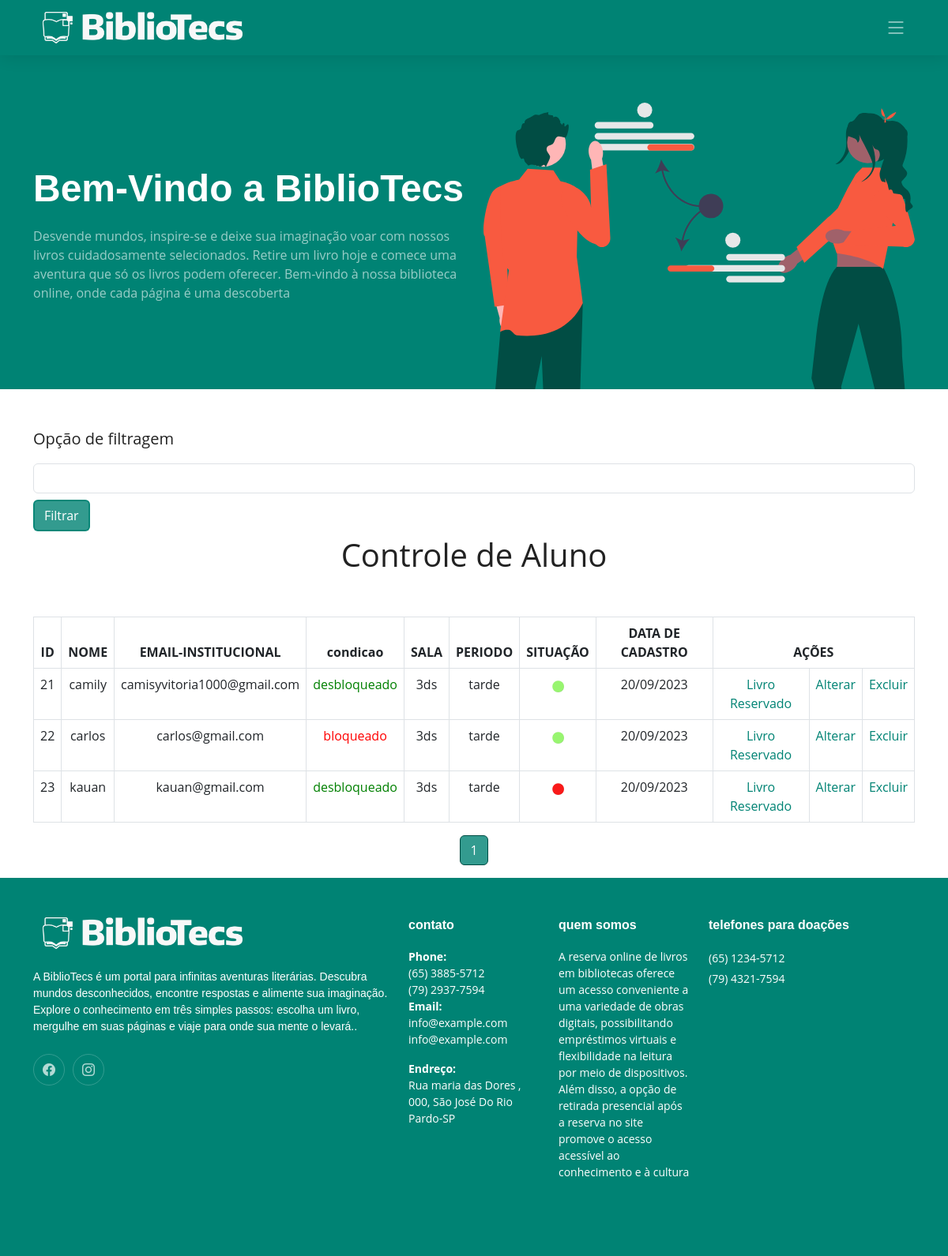
The page /administrador/controleDeAluno.php (signed in) on the database its author committed.
### tables this page shows
CREATE TABLE `tbl_aluno` (
  `id` int NOT NULL,
  `nome` varchar(40) NOT NULL,
  `email` varchar(40) NOT NULL,
  `senha` varchar(200) NOT NULL,
  `periodo` varchar(30) NOT NULL,
  `sala` varchar(30) NOT NULL,
  `dataCadastro` date DEFAULT NULL,
  `recuperar_senha` varchar(300) DEFAULT NULL,
  `situacao` int NOT NULL,
  `condicao` varchar(30) NOT NULL
);

### administrador/controleDeAluno.php (the view, shortened to what this page needs)
<?php
    require_once "include/header.php";
?>
</head>
<body>
<?php
    require_once "../restrito.php";
    require_once "include/navbar.php";
    require_once "include/hero.php";
?>
<div class="container mt-4">
    <form method="get">
        <p class="fs-5 mt-5">Opção de filtragem</p>
        <select class="form-control" name="filtro" id="filtro">
        </select>
        <button id="botao" type="submit" class="btn btn-primary mt-2 botao-filtrar">Filtrar</button>
    </form>
</div>
<p class="fs-1 text-center">Controle de Aluno</p>
    <div class="container mt-5">
        <table class="table table-bordered text-center">
            <thead>
                <tr class="bg-light">
                    <th scope="col">ID</th>
                    <th scope="col">NOME</th>
                    <th scope="col">EMAIL-INSTITUCIONAL</th>
                    <th scope="col">condicao</th>
                    <th scope="col">SALA</th>
                    <th scope="col">PERIODO</th>
                    <th scope="col">SITUAÇÃO</th>
                    <th scope="col">DATA DE CADASTRO</th>
                    <th colspan="3" scope="col">AÇÕES</th>
                </tr>
            </thead>
            <tbody>
                <?php
            try {
                $filtro = isset($_GET['filtro']) ? $_GET['filtro'] : "opcao0";
                $consultaSQL = "SELECT * FROM tbl_aluno";
                $consulta = $conn->prepare($consultaSQL);
                $consulta->execute();
                $totalAlunos = $consulta->rowCount();
                $alunosPorPagina = 10;
                $totalPaginas = ceil($totalAlunos / $alunosPorPagina);
                $paginaAtual = isset($_GET['pagina']) ? max(1, $_GET['pagina']) : 1;
                $indiceInicial = ($paginaAtual - 1) * $alunosPorPagina;
                $consultaSQL .= " LIMIT $indiceInicial, $alunosPorPagina;";
                $consulta = $conn->prepare($consultaSQL);
                $consulta->execute();
                while($row = $consulta->fetch(PDO::FETCH_ASSOC)){
                  ?>
                    <tr>
                        <td><?php echo $row["id"]; ?></td>
                        <td><?php echo $row["nome"]; ?></td>
                        <td><?php echo $row["email"]; ?></td>
                        <td style="color: <?php echo $row["condicao"] === 'bloqueado' ? 'red' : 'green'; ?>">
                            <?php echo $row["condicao"]; ?>
                        </td>
                        <td><?php echo $row["sala"]; ?></td>
                        <td><?php echo $row["periodo"]; ?></td>
                        <td>
                            <?php if ($row["situacao"] == 1): ?>
                                <center><img src="imagensDeFundo/ativado.jpg" height="15" width="15" title="Ativado"></center>
                            <?php else: ?>
                                <center><img src="imagensDeFundo/desativado.jpg" height="15" width="15" title="Desativado"></center>
                            <?php endif; ?>
                        </td>
                        <td><?php echo date('d/m/Y', strtotime($row['dataCadastro'])); ?></td>
                        <td>
                            <a href="retiradopeloAluno.php?id=<?php echo $row["id"]; ?>">Livro Reservado</a>
                        </td>
                        <td>
                            <a href="alterarAluno.php?al=<?php echo $row["id"]; ?>">Alterar</a>
                        </td>
                        <td>
                            <a href="controleDeAluno.php?ex=<?php echo $row["id"]; ?>">Excluir</a>
                        </td>
                    </tr>
                <?php
     }
     }catch(PDOException $erro){
       echo $erro->getMessage();
     }
  ?>
            </tbody>
        </table>
        <nav aria-label="Page navigation example">
            <ul class="pagination justify-content-center custom-pagination">
                <?php
            $groupSize = 5;
            $startPage = 1;
            for ($i = $startPage; $i <= min($startPage + $groupSize - 1, $totalPaginas); $i++) {
                $activeClass = $i == $paginaAtual ? 'active' : '';
                echo '<li class="page-item ' . $activeClass . '"><a class="page-link" href="?pagina=' . $i . '&filtro=' . $filtro . '">' . $i . '</a></li>';
            }
            ?>
            </ul>
        </nav>
    </div>
    <?php
        require_once "include/footer.php";
?>
</body>
</html>

### administrador/include/header.php (shortened to what this page needs)
<!DOCTYPE html>
<html lang="pt-br">
<head>
    <link href="../bootstrap/bootstrapCSS/bootstrap.min.css" rel="stylesheet">
    <link href="../assets/vendor/bootstrap/css/bootstrap.min.css" rel="stylesheet">
    <link href="../assets/vendor/bootstrap-icons/bootstrap-icons.css" rel="stylesheet">
    <link href="../assets/vendor/aos/aos.css" rel="stylesheet">
    <link href="../assets/vendor/glightbox/css/glightbox.min.css" rel="stylesheet">
    <link href="../assets/vendor/swiper/swiper-bundle.min.css" rel="stylesheet">
    <link href="css/main.css" rel="stylesheet">
    <link href="css/botao.css" rel="stylesheet">
    <link rel="stylesheet" href="css/botao.css">
    <link rel="stylesheet" href="css/swalFire.css">

### restrito.php (shortened to what this page needs)
<!DOCTYPE html>
<html lang="en">
<head>
</head>
<body>
</body>
</html>

### administrador/include/navbar.php (shortened to what this page needs)
<header id="header" class="header d-flex align-items-center">
    <div class="container-fluid container-xl d-flex align-items-center justify-content-between">
        <div class="container">
            <div class="row">
                <div class="col-12">
                    <a href="controleDeAluno.php" class="logo d-flex align-items-center">
                        <img src="../assets/img/logoPNG.png" alt="Bibliotecs Logo" class="img-fluid">
                    </a>
                </div>
            </div>
        </div>
        <i class="mobile-nav-toggle mobile-nav-show bi bi-list"></i>
    </div>
</header>

### administrador/include/hero.php (shortened to what this page needs)
<section id="hero" class="hero">
        <div class="container position-relative">
            <div class="row gy-5" data-aos="fade-in">
                <div
                    class="col-lg-6 order-2 order-lg-1 d-flex flex-column justify-content-center text-center text-lg-start">
                    <h2>Bem-Vindo a <span>BiblioTecs</span></h2>
                    <p>Desvende mundos, inspire-se e deixe sua imaginação voar com nossos livros cuidadosamente
                        selecionados. Retire um livro hoje e comece uma aventura que só os livros podem oferecer.
                        Bem-vindo à nossa biblioteca online, onde cada página é uma descoberta</p>
                </div>
                <div class="col-lg-6 order-1 order-lg-2">
                    <img src="imagensDeFundo/hero-img.svg" class="img-fluid" alt="" data-aos="zoom-out"
                        data-aos-delay="100">
                </div>
            </div>
        </div>
    </section>

### administrador/include/footer.php (shortened to what this page needs)
<footer id="footer" class="footer">
    <div class="container">
        <div class="row gy-4">
            <div class="col-lg-5 col-md-12 footer-info">
                <div class="container">
                    <div class="row">
                        <div class="col-12">
                            <a href="controleDeAluno.php" class="logo d-flex align-items-center">
                                <img src="../assets/img/logoPNG.png" alt="Bibliotecs Logo" class="img-fluid">
                            </a>
                        </div>
                    </div>
                </div>
                <p>A BiblioTecs é um portal para infinitas aventuras literárias. Descubra mundos desconhecidos,
                    encontre respostas e alimente sua imaginação. Explore o conhecimento em três simples passos:
                    escolha um livro, mergulhe em suas páginas e viaje para onde sua mente o levará..</p>
                <div class="social-links d-flex mt-4">
                    <a href="#" class="facebook"><i class="bi bi-facebook"></i></a>
                    <a href="#" class="instagram"><i class="bi bi-instagram"></i></a>
                </div>
            </div>
            <div class="col-lg-2 col-6 footer-links">
                <h4>contato</h4>
                <ul>
                    <p>
                        <strong>Phone:</strong>
                        <br> (65) 3885-5712<br>
                        (79) 2937-7594<br>
                        <strong>Email:</strong>
                        <br>info@example.com<br>
                        info@example.com<br>
                    </p>
                    <strong>Endreço:</strong>
                    <br>Rua maria das Dores , 000, São José Do Rio Pardo-SP<br>
            </div>
            <div class="col-lg-2 col-6 footer-links">
                <h4>quem somos</h4>
                <p>A reserva online de livros em bibliotecas oferece um acesso conveniente a uma variedade de obras
                    digitais, possibilitando empréstimos virtuais e flexibilidade na leitura por meio de
                    dispositivos. Além disso, a opção de retirada presencial após a reserva no site promove o acesso
                    acessível ao conhecimento e à cultura</p>
            </div>
            <div class="col-lg-3 col-md-12 footer-contact text-center text-md-start">
                <h4>telefones para doações</h4>
                <p>
                    (65) 1234-5712<br>
                    (79) 4321-7594<br>
                </p>
            </div>
        </div>
    </div>
</footer>

### administrador/css/main.css (style rules this page uses)
:root { --font-default: "Open Sans", system-ui, -apple-system, "Segoe UI", Roboto, "Helvetica Neue", Arial, "Noto Sans", "Liberation Sans", sans-serif, "Apple Color Emoji", "Segoe UI Emoji", "Segoe UI Symbol", "Noto Color Emoji"; --font-primary: "Montserrat", sans-serif; --font-secondary: "Poppins", sans-serif; }
:root { --color-default: #222222; --color-primary: #008374; --color-secondary: #f85a40; }
:root { scroll-behavior: smooth; }
body { font-family: var(--font-default); color: var(--color-default); }
a { color: var(--color-primary); text-decoration: none; }
h1, h2, h3, h4, h5, h6 { font-family: var(--font-primary); }
section { padding: 60px 0; overflow: hidden; }
.header { transition: all 0.5s; z-index: 997; height: 90px; background-color: var(--color-primary); }
.header.sticked { position: fixed; top: 0; right: 0; left: 0; height: 70px; box-shadow: 0px 2px 20px rgba(0, 0, 0, 0.1); }
.header .logo img { max-height: 40px; margin-right: 6px; }
.sticked-header-offset { margin-top: 70px; }
section { scroll-margin-top: 70px; }
@media (max-width: 1279px) { .mobile-nav-show { color: rgba(255, 255, 255, 0.6); font-size: 28px; cursor: pointer; line-height: 0; transition: 0.5s; z-index: 9999; margin-right: 10px; } }
.hero { width: 100%; position: relative; background: var(--color-primary); padding: 60px 0 0 0; }
.hero h2 { font-size: 48px; font-weight: 700; margin-bottom: 20px; color: #fff; }
.hero p { color: rgba(255, 255, 255, 0.6); font-weight: 400; margin-bottom: 30px; }
.footer { font-size: 14px; background-color: var(--color-primary); padding: 50px 0; color: white; }
.footer .footer-info .logo { line-height: 0; margin-bottom: 25px; }
.footer .footer-info .logo img { max-height: 40px; margin-right: 6px; }
.footer .footer-info p { font-size: 14px; font-family: var(--font-primary); }
.footer .social-links a { display: flex; align-items: center; justify-content: center; width: 40px; height: 40px; border-radius: 50%; border: 1px solid rgba(255, 255, 255, 0.2); font-size: 16px; color: rgba(255, 255, 255, 0.7); margin-right: 10px; transition: 0.3s; }
.footer h4 { font-size: 16px; font-weight: bold; position: relative; padding-bottom: 12px; }
.footer .footer-links { margin-bottom: 30px; }
.footer .footer-links ul { list-style: none; padding: 0; margin: 0; }
.footer .footer-contact p { line-height: 26px; }
.custom-pagination .page-item .page-link { background-color: white; border-color: #014d44;; color: #014d44; }
.custom-pagination .page-item.active .page-link { background-color: rgba(0, 131, 116, 0.8); border-color: #014d44; color: white; }

### administrador/css/botao.css (style rules this page uses)
#botao { background-color: rgba(0, 131, 116, 0.8); color: white; border: 2px solid rgba(0, 131, 116, 0.8); }

### rows shown on the page
tbl_aluno: id "21", nome "camily", email "camisyvitoria1000@gmail.com", condicao "desbloqueado", sala "3ds", periodo "tarde", situacao 1 (drawn), dataCadastro "20/09/2023"
tbl_aluno: id "22", nome "carlos", email "carlos@gmail.com", condicao "bloqueado", sala "3ds", periodo "tarde", situacao 1 (drawn), dataCadastro "20/09/2023"
tbl_aluno: id "23", nome "kauan", email "kauan@gmail.com", condicao "desbloqueado", sala "3ds", periodo "tarde", situacao 0 (drawn), dataCadastro "20/09/2023"
